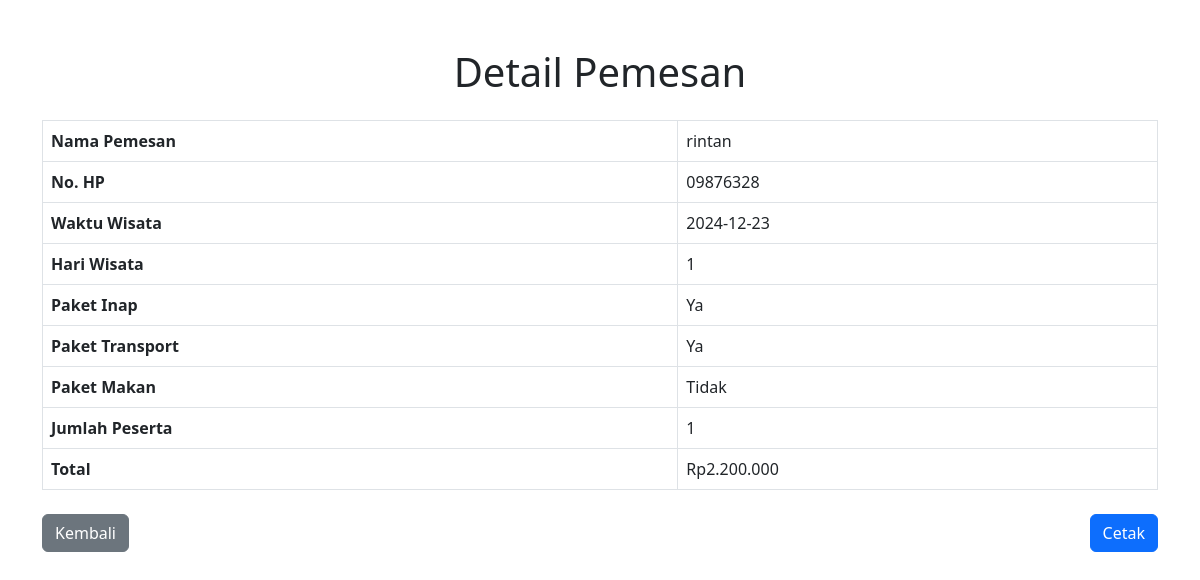
The page /main/detail_pemesan.php?id=25 on the database its author committed.
### tables this page shows
CREATE TABLE `pemesanan` (
  `id` int(11) NOT NULL,
  `nama_pemesanan` varchar(255) NOT NULL,
  `hp_pemesan` varchar(20) NOT NULL,
  `waktu_wisata` date NOT NULL,
  `hari_wisata` int(11) NOT NULL,
  `paket_inap` tinyint(1) DEFAULT 0,
  `paket_transport` tinyint(1) DEFAULT 0,
  `paket_makan` tinyint(1) DEFAULT 0,
  `jumlah_peserta` int(11) NOT NULL,
  `total_tagihan` int(11) NOT NULL,
  `is_deleted` int(11) NOT NULL DEFAULT 0,
  `created_at` timestamp NOT NULL DEFAULT current_timestamp() ON UPDATE current_timestamp()
);

### main/detail_pemesan.php (the view, shortened to what this page needs)
<?php
include "../lib/koneksi.php";
if (isset($_GET['id'])) {
    $id = intval($_GET['id']);
    $sql = "SELECT * FROM pemesanan WHERE id = ?";
    $stmt = $conn->prepare($sql);
    $stmt->bind_param("i", $id);
    $stmt->execute();
    $result = $stmt->get_result();
    if ($result->num_rows > 0) {
        $data = $result->fetch_assoc();
    } else {
        echo "Data tidak ditemukan!";
        exit;
    }
} else {
    echo "ID pemesan tidak disediakan!";
    exit;
}
?>
<!DOCTYPE html>
<html lang="en">
<head>
    <link href="https://cdn.jsdelivr.net/npm/bootstrap@5.3.0/dist/css/bootstrap.min.css" rel="stylesheet">
</head>
<body>
    <div class="container mt-5">
        <h1 class="text-center">Detail Pemesan</h1>
        <table class="table table-bordered mt-4">
            <tr>
                <th>Nama Pemesan</th>
                <td><?= htmlspecialchars($data['nama_pemesanan']); ?></td>
            </tr>
            <tr>
                <th>No. HP</th>
                <td><?= htmlspecialchars($data['hp_pemesan']); ?></td>
            </tr>
            <tr>
                <th>Waktu Wisata</th>
                <td><?= htmlspecialchars($data['waktu_wisata']); ?></td>
            </tr>
            <tr>
                <th>Hari Wisata</th>
                <td><?= htmlspecialchars($data['hari_wisata']); ?></td>
            </tr>
            <tr>
                <th>Paket Inap</th>
                <td><?= $data['paket_inap'] ? 'Ya' : 'Tidak'; ?></td>
            </tr>
            <tr>
                <th>Paket Transport</th>
                <td><?= $data['paket_transport'] ? 'Ya' : 'Tidak'; ?></td>
            </tr>
            <tr>
                <th>Paket Makan</th>
                <td><?= $data['paket_makan'] ? 'Ya' : 'Tidak'; ?></td>
            </tr>
            <tr>
                <th>Jumlah Peserta</th>
                <td><?= htmlspecialchars($data['jumlah_peserta']); ?></td>
            </tr>
            <tr>
                <th>Total</th>
                <td>Rp<?= number_format($data['total_tagihan'], 0, ',', '.'); ?></td>
            </tr>
        </table>
        <div class="d-flex justify-content-between mt-4">
            <a href="../index.php?aksi=detail" class="btn btn-secondary no-print">Kembali</a>
            <button class="btn btn-primary no-print" onclick="printPage()">Cetak</button>
        </div>
    </div>
</body>
</html>

### rows shown on the page
pemesanan: nama_pemesanan "rintan", hp_pemesan "09876328", waktu_wisata "2024-12-23", hari_wisata "1", jumlah_peserta "1", total_tagihan "2.200.000"
